Frame 1 (no input): blank canvas, image omitted
Frame 60 (no input): blank canvas, image omitted
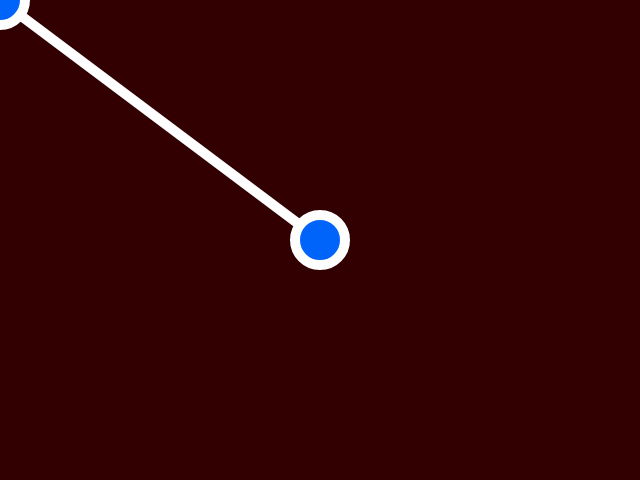
Frame 120 (the mouse pressed at the canvas centre since frame 60)

The p5.js sketch whose frames 1 and 60 were blank and that drew this single picture after the mouse press (run headless with seeded random() and noise() and a simulated clock; from frame 60 on, the mouse is pressed at the canvas centre):

// p5.js sketch
// ── sketch.js
var a = 0;
var b = 0;

function setup() {
	createCanvas(640, 480);

}

function draw() {
	background(50, 0, 0);
	strokeWeight(10);
	if (!mouseIsPressed) {
		a = mouseX;
		b = mouseY;
	} else {
		fill(0, 100, 250);
		stroke(255);

		line(a, b, mouseX, mouseY);

	}
	if (mouseIsPressed) {
		fill(0, 100, 250);
		stroke(255);
		ellipse(a, b, 50, 50);
		ellipse(mouseX, mouseY, 50, 50);
	}
}
